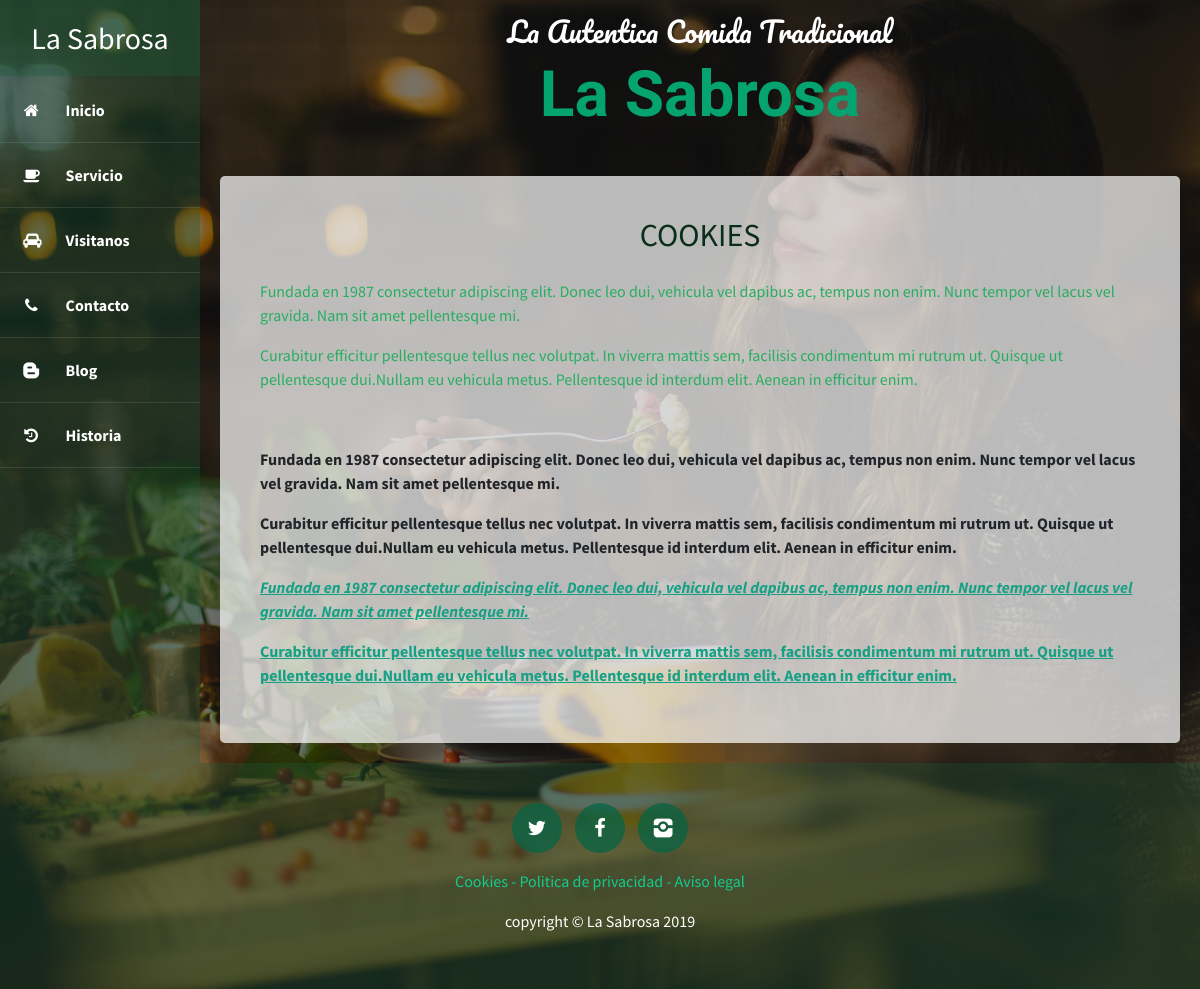
The page /other/1 on the database its author committed.
### core/models.py (models this page shows, shortened)
class Page(models.Model):
    title = models.CharField(max_length=100, verbose_name = "Titulo")
    content = RichTextField(verbose_name = "Contenido")
    created = models.DateTimeField(auto_now_add=True, verbose_name ="Fecha de creacion")
    updated = models.DateTimeField(auto_now=True, verbose_name="Fecha de moficicacion")
    class Meta:
        verbose_name = "Página"
        verbose_name_plural = "Páginas"

### core/views.py (the view)
# urls.py: path('other/<page_id>', views.other, name='other'),
def other(request, page_id):
    page = Page.objects.get(id = page_id)
    return render(request, 'core/other.html',{'page':page})

### core/templatetags/pages_extra.py (called while the page is built)
@register.simple_tag
def get_pages():
    pages = Page.objects.all()
    return pages

### core/templates/core/other.html
{% extends 'core/base.html' %}
{% load static %}
{% block content %}
<div class="contenido-otros">
    <div class="row">
        <div class="otros">
            <h2 class="section-heading mb-4">
                <span class="section-heading-lower">{{page.title}}</span>
            </h2>
            <div class="section-content">
                <p>{{page.content|safe}}</p>
            </div>
        </div>
    </div>
</div>
{% endblock %}

### core/templates/core/base.html (shortened to what this page needs)
<!DOCTYPE html>
<html lang="es">
<head>
	{% load static %}
	<link rel="stylesheet" href="{% static 'core/css/bootstrap.min.css'%}">
	<link rel="stylesheet" href="{% static 'core/css/fontello.css'%}">
	<link rel="stylesheet" href="{% static 'core/css/styles.css'%}">
</head>
<body>
	<div class="container-fluid">
		<div class="row">
			<div class="barra-lateral col-12 col-sm-auto">
				<div class="logo">
					<h2>La Sabrosa</h2>
				</div>
				<div class="menu d-flex d-sm-block justify-content-center flex-wrap">
					<a href="{% url 'home'%}">
						<i class="icon-home"></i>
						<span>Inicio</span>
					</a>
					<a href="{% url 'services' %}">
						<i class="icon-coffee"></i>
						<span>Servicio</span>
					</a>
					<a href="{% url 'visit' %}">
						<i class="icon-cab"></i>
						<span>Visitanos</span>
					</a>
					<a href="{% url 'contact' %}">
						<i class="icon-phone"></i>
						<span>Contacto</span>
					</a>
					<a href="{% url 'blog' %}">
						<i class="icon-blogger"></i>
						<span>Blog</span>
					</a>
					<a href="{% url 'history' %}">
						<i class="icon-history"></i>
						<span>Historia</span>
					</a>
				</div>
			</div>
			<main class="main col">
				<div class="row marca">
					<div class="titulos col-12">
						<h3>La Autentica Comida Tradicional</h3>
						<h2> La Sabrosa</h2>
					</div>
				</div>
				<div class="row">
					<div class="col-lg-12">
						{% block content %}
                        {% endblock %}
					</div>
				</div>
			</main>
		</div>
	</div>
	<footer class="footer">
		<div class="container">
			<div class="row footer-icon justify-content-center">
				<p class="col-auto">
					<a href="#" class="icono">
						<i class="icon-twitter"></i>
					</a>
					<a href="#" class="icono">
						<i class="icon-facebook"></i>
					</a>
					<a href="#" class="icono">
						<i class="icon-instagram"></i>
					</a>
				</p>
				<p class="col-auto link">
					{% load pages_extra %}
					{% get_pages as pages%}
					{% for page in pages%}
					<a href="{% url 'other' page.id %}" class="link">{{page.title}}</a> {% if not forloop.last%} - {% endif %}
					{% endfor %}
				</p>
				<p class="col-auto copy">copyright &copy; La Sabrosa 2019</p>
			</div>
		</div>
	</footer>
</body>
</html>

### core/static/core/css/styles.css (style rules this page uses)
body { font-family: 'Source Sans Pro', sans-serif; background: linear-gradient(rgba(2, 5, 4, 0.507), rgba(1, 2, 1, 0.466)), url("../img/bg-font.jpg"); background-attachment: fixed; background-position: center; background-size: cover; }
.barra-lateral { background: #1c5c3c50; color: #fff; min-width: 200px; min-height: auto; padding: 0; }
.barra-lateral a { color: #fff; }
.barra-lateral .logo { background: #1c5c3c50; margin-bottom: 2px; }
.barra-lateral .logo h2 { font-size: 30px; font-family: 'Source Sans Pro', sans-serif; padding: 20px 0; text-align: center; font-weight: 400; margin: 0; }
.barra-lateral .menu a { display: block; padding: 20px 0; font-family: 'Source Sans Pro',sans-serif; font-weight: 700; border-bottom: 1px solid rgba(255,255,255,.1); }
.barra-lateral .menu a i { margin-right: 20px; margin-left: 20px; font-weight: normal; }
.marca { text-align: center; margin: 15px; }
.marca .titulos { text-align: center; }
.marca .titulos h3 { font-family: 'Pacifico'; font-weight: 400; color: #fff; }
.marca .titulos h2 { font-family: 'Ranga'; font-weight: 700; color: rgb(5, 163, 111); font-size: 4rem; }
.section-heading { text-transform: uppercase; }
.section-heading .section-heading-lower { display: block; font-size: 2rem; font-weight: 400; color: #0b2e1c; padding: 0; }
.contenido-otros .otros { background: rgba(255, 255, 255, 0.712); margin: 20px; padding: 40px; border-radius: 5px; }
.contenido-otros .otros h2 { text-align: center; }
.footer { background: #1c5c3c50; }
.footer-icon { padding: 40px 0; display: block; text-align: center; }
.footer-icon .icono { width: 50px; height: 50px; font-size: 20px; line-height: 50px; color: #fff; text-align: center; background: #066445bd; display: inline-block; margin: 0px 5px; text-decoration: none; border-radius: 50px; }
.footer-icon .link { color: #0ed492f3; text-decoration: none; }
.footer-icon .copy { color: #fff; }

### rows shown on the page
Page: title "COOKIES", content "Fundada en 1987 consectetur adipiscing elit. Donec leo dui, vehicula vel dapibus ac, tempus non enim. Nunc tempor vel lacus vel gravida. Nam sit amet pellentesque mi. Curabitur efficitur pellentesque tellus nec volutpat. In viverra mattis sem, facilisis condimentum mi rutrum ut. Quisque ut pellentesque dui.Nullam eu vehicula metus. Pellentesque id interdum elit. Aenean in efficitur enim. Fundada en 1987 consectetur adipiscing elit. Donec leo dui, vehicula vel dapibus ac, tempus non enim. Nunc tempor vel lacus vel gravida. Nam sit amet pellentesque mi. Curabitur efficitur pellentesque tellus nec volutpat. In viverra mattis sem, facilisis condimentum mi rutrum ut. Quisque ut pellentesque…", title "Cookies"
Page: title "Politica de privacidad"
Page: title "Aviso legal"
